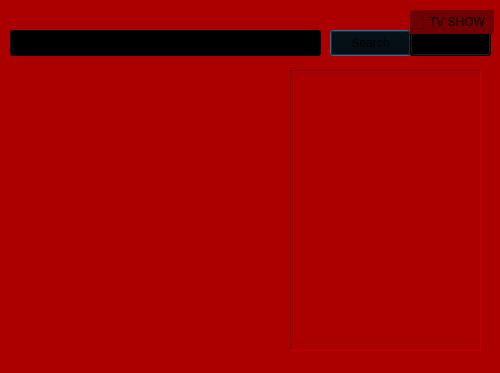
<?xml version="1.0" encoding="UTF-8"?>
<ui version="4.0">
 <class>Dialog</class>
 <widget class="QDialog" name="Dialog">
  <property name="geometry">
   <rect>
    <x>0</x>
    <y>0</y>
    <width>500</width>
    <height>373</height>
   </rect>
  </property>
  <property name="minimumSize">
   <size>
    <width>500</width>
    <height>373</height>
   </size>
  </property>
  <property name="maximumSize">
   <size>
    <width>500</width>
    <height>373</height>
   </size>
  </property>
  <property name="windowTitle">
   <string>Media Recomender</string>
  </property>
  <property name="styleSheet">
   <string notr="true">background-color: rgb(170, 0, 0);</string>
  </property>
  <widget class="QPushButton" name="Search">
   <property name="geometry">
    <rect>
     <x>330</x>
     <y>30</y>
     <width>81</width>
     <height>26</height>
    </rect>
   </property>
   <property name="styleSheet">
    <string notr="true">background-color: rgb(0, 0, 0);</string>
   </property>
   <property name="text">
    <string>Search</string>
   </property>
  </widget>
  <widget class="QLineEdit" name="input">
   <property name="geometry">
    <rect>
     <x>10</x>
     <y>30</y>
     <width>311</width>
     <height>26</height>
    </rect>
   </property>
   <property name="styleSheet">
    <string notr="true">background-color: rgb(0, 0, 0);</string>
   </property>
   <property name="placeholderText">
    <string>Movie name here</string>
   </property>
  </widget>
  <widget class="QGraphicsView" name="graphicsView">
   <property name="geometry">
    <rect>
     <x>290</x>
     <y>70</y>
     <width>191</width>
     <height>281</height>
    </rect>
   </property>
   <property name="frameShape">
    <enum>QFrame::Shape::Panel</enum>
   </property>
  </widget>
  <widget class="QPushButton" name="popular">
   <property name="geometry">
    <rect>
     <x>410</x>
     <y>30</y>
     <width>81</width>
     <height>26</height>
    </rect>
   </property>
   <property name="styleSheet">
    <string notr="true">background-color: rgb(0, 0, 0);</string>
   </property>
   <property name="text">
    <string>popular</string>
   </property>
  </widget>
  <widget class="QLabel" name="label_1">
   <property name="geometry">
    <rect>
     <x>70</x>
     <y>70</y>
     <width>158</width>
     <height>31</height>
    </rect>
   </property>
   <property name="text">
    <string/>
   </property>
   <property name="wordWrap">
    <bool>true</bool>
   </property>
  </widget>
  <widget class="QCheckBox" name="checkBox">
   <property name="geometry">
    <rect>
     <x>410</x>
     <y>10</y>
     <width>84</width>
     <height>24</height>
    </rect>
   </property>
   <property name="styleSheet">
    <string notr="true">background-color: rgb(113, 0, 2);</string>
   </property>
   <property name="text">
    <string>TV SHOW</string>
   </property>
  </widget>
  <widget class="QLabel" name="label_2">
   <property name="geometry">
    <rect>
     <x>20</x>
     <y>118</y>
     <width>251</width>
     <height>181</height>
    </rect>
   </property>
   <property name="styleSheet">
    <string notr="true"/>
   </property>
   <property name="text">
    <string/>
   </property>
   <property name="wordWrap">
    <bool>true</bool>
   </property>
  </widget>
 </widget>
 <resources/>
 <connections/>
</ui>
